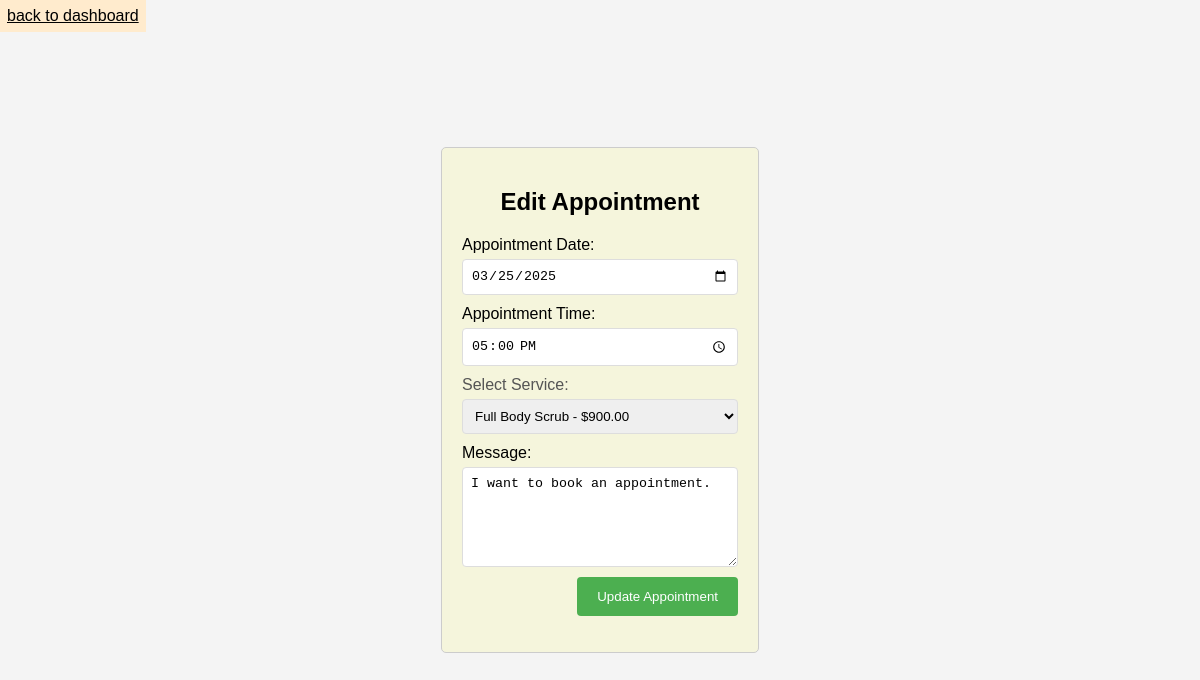
Screenshot of /admin/admin_edit_appointment.php?id=30 (signed in) with the database file from the repository.
### tables this page shows
CREATE TABLE `tblappointments` (
    `appointment_id` int(11) NOT NULL AUTO_INCREMENT,
    `customer_id` int(11) NOT NULL,
    `appointment_date` date NOT NULL,
    `appointment_time` time NOT NULL,
    `srv_id` int(11) NOT NULL,
    `unique_code` varchar(20) NOT NULL,
    `message` text,
    PRIMARY KEY (`appointment_id`),
    FOREIGN KEY (`customer_id`) REFERENCES `tblcustomer` (`customer_id`) ON DELETE CASCADE,
    FOREIGN KEY (`srv_id`) REFERENCES `tblservice` (`srv_id`) ON DELETE CASCADE
);

### admin/admin_edit_appointment.php (the view, shortened to what this page needs)
<?php
include "db.php";
$appointment_id = $_GET['id'];
$sql = "SELECT * FROM tblappointments WHERE appointment_id = ?";
$stmt = $conn->prepare($sql);
$stmt->bind_param("i", $appointment_id);
$stmt->execute();
$result = $stmt->get_result();
$appointment = $result->fetch_assoc();
?>
<link rel="stylesheet" href="edit_service.css">
<a href="admin_dashboard.php" style="padding: 7px; background-color: blanchedalmond; color: black; width: max-content; position: absolute;top:0;left:0;"> back to dashboard</a>
<div class="edit-container" style="max-width: 600px; margin: 20px auto;background-color:beige; padding: 20px; border: 1px solid #ccc; border-radius: 5px; text-align: center;">
  <h2 style="margin-bottom: 20px;">Edit Appointment</h2>
  <form method="POST" style="display: inline-block; text-align: left; width: 100%;">
    <div style="margin-bottom: 10px;">
      <label for="appointment_date" style="display: block; margin-bottom: 5px;">Appointment Date:</label>
      <input type="date" name="appointment_date" value="<?= htmlspecialchars($appointment['appointment_date']) ?>" required style="width: 100%; padding: 8px; border: 1px solid #ddd; border-radius: 4px; box-sizing: border-box;">
    </div>
    <div style="margin-bottom: 10px;">
      <label for="appointment_time" style="display: block; margin-bottom: 5px;">Appointment Time:</label>
      <input type="time" name="appointment_time" value="<?= htmlspecialchars($appointment['appointment_time']) ?>" required style="width: 100%; padding: 8px; border: 1px solid #ddd; border-radius: 4px; box-sizing: border-box;">
    </div>
    <div class="form-group" style="margin-bottom: 10px;">
      <label for="service" style="display: block; margin-bottom: 5px;">Select Service:</label>
      <select id="service" name="service" required style="width: 100%; padding: 8px; border: 1px solid #ddd; border-radius: 4px; box-sizing: border-box;">
        <?php
        $sqlServices = "SELECT srv_id, srv_name, srv_price FROM tblservice";
        $resultServices = $conn->query($sqlServices);
        if ($resultServices->num_rows > 0) {
          while ($row = $resultServices->fetch_assoc()) {
            $selected = ($appointment['srv_id'] == $row["srv_id"]) ? 'selected' : '';
            echo '<option value="' . htmlspecialchars($row["srv_id"]) . '" ' . $selected . '>' . htmlspecialchars($row["srv_name"]) . ' - $' . htmlspecialchars($row["srv_price"]) . '</option>';
          }
        } else {
          echo '<option value="">No services available</option>';
        }
        ?>
      </select>
    </div>
    <div style="margin-bottom: 10px;">
      <label for="message" style="display: block; margin-bottom: 5px;">Message:</label>
      <textarea name="message" required style="width: 100%; padding: 8px; border: 1px solid #ddd; border-radius: 4px; box-sizing: border-box; height: 100px;"><?= htmlspecialchars($appointment['message']) ?></textarea>
    </div>
    <input type="submit" value="Update Appointment" style="background-color: #4CAF50; color: white; padding: 12px 20px; border: none; border-radius: 4px; cursor: pointer; float: right;">
  </form>
</div>

### admin/edit_service.css (style rules this page uses)
.form-group { margin-bottom: 15px; width: 100%; }
.form-group label { display: block; text-align: left; margin-bottom: 5px; color: #555; }

### rows the page displays
tblappointments: appointment_date "03/25/2025", appointment_time "17:00:00", message "I want to book an appointment."

### other values shown
form field service "Full Body Scrub - $900.00"
